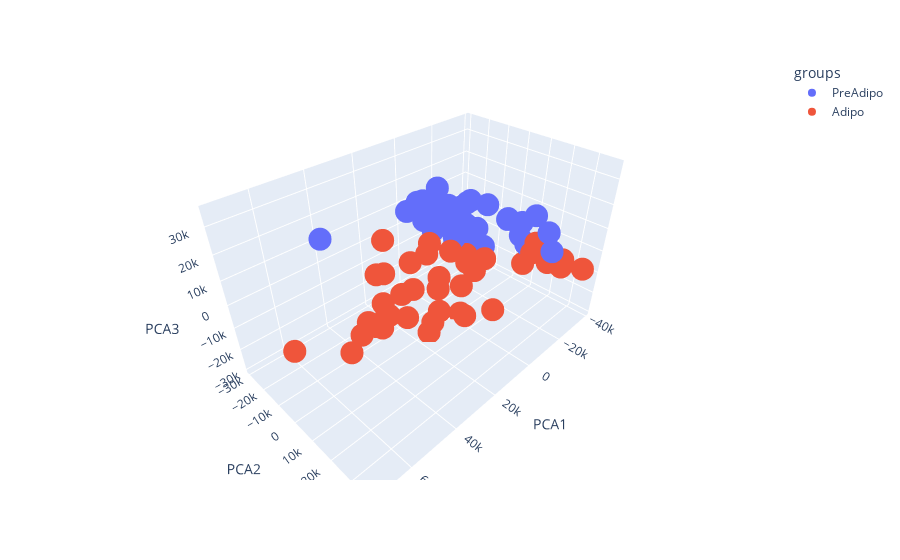

The code cell stored with this chart in its notebook:
### Markdown cell above
f)

### Code cell
X = transcriptomics.T.to_numpy(dtype=float)

# PCA of the 3 most important components
pca = PCA(n_components=3)
pca_output = pca.fit_transform(X)
pca_output_df = pd.DataFrame(pca_output, columns=['PCA1', 'PCA2', 'PCA3'])
pca_output_df["groups"] = dict_sample.values()

fig = px.scatter_3d(pca_output_df, x='PCA1', y='PCA2', z='PCA3', color="groups")
fig.show()
